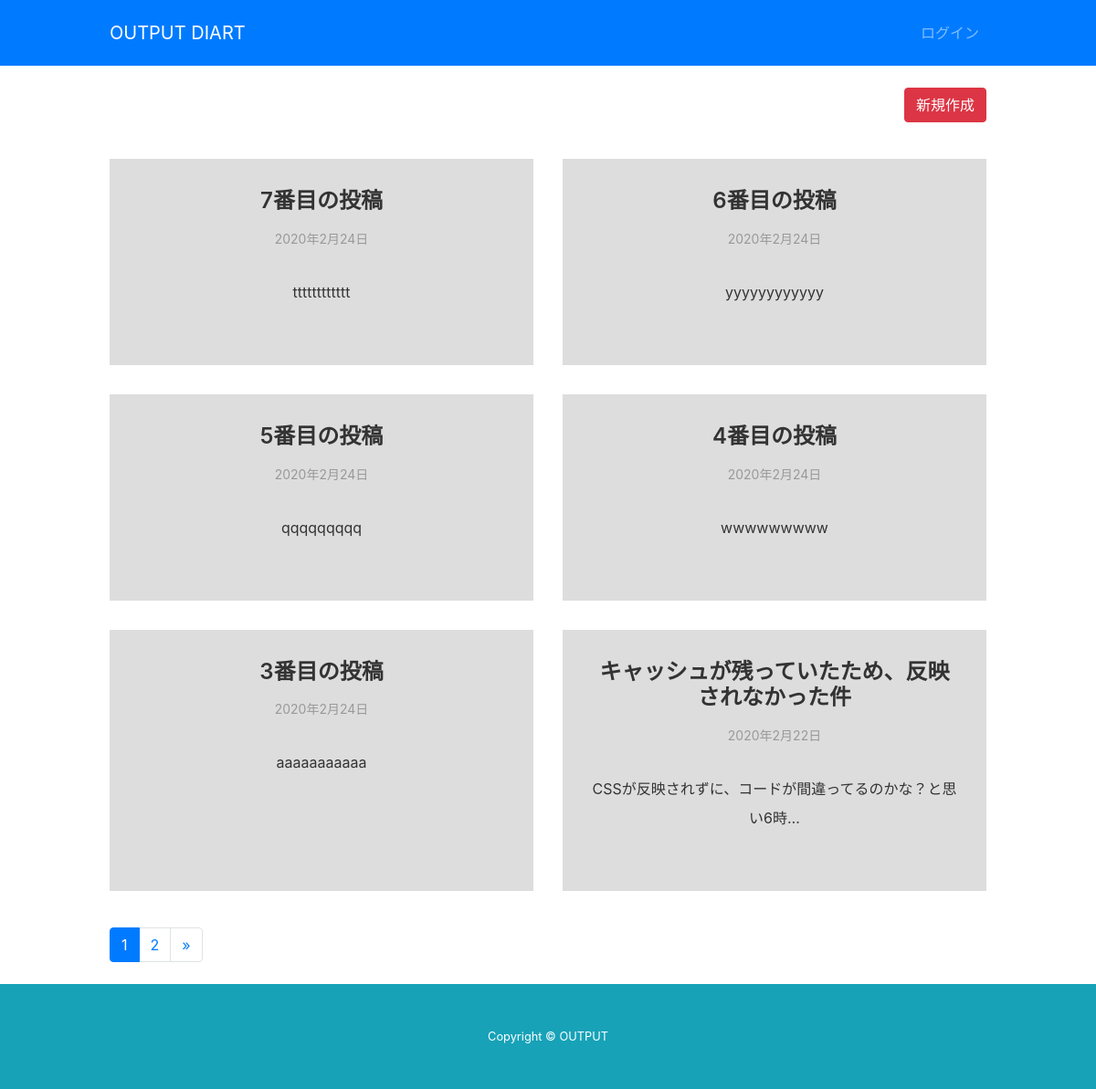
The page / on the database its author committed.
### journal/models.py (models this page shows, shortened)
class Journal(models.Model):
    user = models.ForeignKey(CustomUser, verbose_name='ユーザー', on_delete=models.PROTECT)
    title = models.CharField(verbose_name='タイトル', max_length=40)
    content = models.TextField(verbose_name='本文', blank=True, null=True)
    photo1 = models.ImageField(verbose_name='写真1', blank=True, null=True)
    photo2 = models.ImageField(verbose_name='写真2', blank=True, null=True)
    photo3 = models.ImageField(verbose_name='写真3', blank=True, null=True)
    created_at = models.DateTimeField(verbose_name='作成日時', auto_now_add=True)
    updated_at = models.DateTimeField(verbose_name='更新日時', auto_now=True)
    class Meta:
        verbose_name_plural = 'Journal'

### journal/views.py (the view)
# urls.py: path('', views.JournalListView.as_view(), name="diary_list"),
class JournalListView(generic.ListView):
    model = Journal
    template_name = 'diary_list.html'
    paginate_by = 6
    def get_queryset(self):
        diaries = Journal.objects.order_by('-created_at')
        return diaries

### journal/templates/diary_list.html (shortened to what this page needs)
{% extends 'base.html' %}
{% load static %}
{% block contents %}
<div class="div-style w-100">
    <section id='diary-list' class="container">
        <div class="clearfix">
            <a class="btn btn-danger float-right" href="{% url 'journal:diary_create' %}">新規作成</a>
        </div>
        <h1 class="section-title">{{ heading }}</h1>
        {% for journal in journal_list %}
            <article class="post-preview">
                <a href="{% url 'journal:diary_detail' journal.pk %}">
                    <h2 class="post-title">{{ journal.title }}</h2></b>
                    <p class="post-meta">
                        {{ journal.created_at | date:'Y年n月j日' }}
                    </p>
                    <div class='contents'>
                        <p>{{ journal.content|truncatechars:30 }}</p>
                    </div>
                </a>
            </article>
        {% empty %}
            <p>日記がありません。</p>
        {% endfor %}
        {% if is_paginated %}
            <ul class="pagination">
                {% for page_num in page_obj.paginator.page_range %}
                    {% if page_obj.number == page_num %}
                        <li class="page-item active"><a class="page-link" href="#">{{ page_num }}</a></li>
                    {% else %}
                        <li class="page-item"><a class="page-link" href="?page={{ page_num }}">{{ page_num }}</a></li>
                    {% endif %}
                {% endfor %}
                {% if page_obj.has_next %}
                    <li class="page-item">
                        <a class="page-link" href="?page={{ page_obj.next_page_number }}">
                            <span aria-hidden="true">&raquo;</span>
                        </a>
                    </li>
                {% endif %}
            </ul>
        {% endif %}
    </section>
</div>
{% endblock %}

### static/css/journal_list.css (style rules this page uses)
body, #wrapper { display: flex; flex-direction: column; min-height: 100vh; }
.div-style { margin-top: 6rem; }
li { margin: 0.5em 0; }
.container { padding: 0 8px; }
@media (min-width: 1024px) { .container { padding: 0 32px; box-sizing: border-box; width: 1024px; margin: 0 auto; } }
.post-preview { background-color: #DDDDDD; padding: 32px; box-sizing: border-box; text-align: center; margin-bottom: 32px; }
.post-preview > a { display: block; width: 100%; height: 100%; }
.post-title { margin-bottom: 16px; font-size: 24px; color: #333; font-weight: 600; }
.post-meta { margin-bottom: 32px; color: #999; font-size: 14px; }
.contents > p { color: #333; line-height: 2; margin-bottom: 2em; }
.section-title { font-weight: 300; font-size: 16px; padding: 16px 0; }
@media (min-width: 1024px) { #diary-list { display: grid; grid-template-columns: 1fr 1fr; grid-column-gap: 32px; column-gap: 32px; } }
@media (min-width: 1024px) { #diary-list > * { grid-column: 1/-1; } }
@media (min-width: 1024px) { #diary-list > article { grid-column: auto; } }

### rows shown on the page
Journal: title "7番目の投稿", created_at "2020年2月24日", content "tttttttttttt"
Journal: title "6番目の投稿", created_at "2020年2月24日", content "yyyyyyyyyyyy"
Journal: title "5番目の投稿", created_at "2020年2月24日", content "qqqqqqqqq"
Journal: title "4番目の投稿", created_at "2020年2月24日", content "wwwwwwwww"
Journal: title "3番目の投稿", created_at "2020年2月24日", content "aaaaaaaaaaa"
Journal: title "キャッシュが残っていたため、反映されなかった件", created_at "2020年2月22日", content "CSSが反映されずに、コードが間違ってるのかな？と思い6時…"

### other values the page prints
{{ page_num }} "1"
{{ page_num }} "2"
